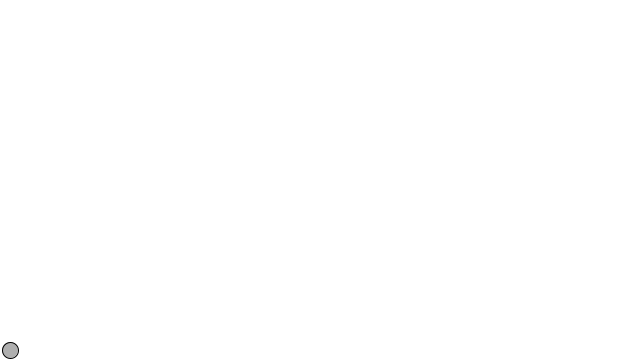
Frame 1 (no input)
Frame 60 (the mouse pressed at the canvas centre just before this capture): identical to frame 1, image omitted
Frame 120 (the mouse held since frame 60 and released just before this capture): identical to frame 1, image omitted

The Processing sketch that drew this single still picture (run headless with seeded random() and noise(); from frame 60 on, the mouse is pressed at the canvas centre):

// Processing sketch: ex_1_5_acceleration_simulation
// ── ex_1_5_acceleration_simulation.pde
Mover mover;
PVector force;

void setup() {
  size(640,360);
  force = new PVector(0,0);
  mover = new Mover(10, height - 10);
}

void draw() {
  background(255);
 
  if( !keyPressed ) {
    force.set(0,0);
  }
 
  mover.update();
  mover.checkEdges();
  mover.display();
}


class Mover {
 
  PVector location;
  PVector velocity;
  PVector acceleration;
  float topspeed;
  
  Mover(Integer startx, Integer starty) {
    location = new PVector(startx, starty);
    velocity = new PVector(0,0);
    acceleration = new PVector(0,0);
    topspeed = 10;
  }
 
  void update() {
    if( keyPressed ) {     
      if (key == CODED) {
        if (keyCode == UP) {
          acceleration.x = 0.03;
        } else if (keyCode == DOWN) {
          acceleration.x = -0.06;
        }
      }
    } else {
      acceleration.x = 0;
    }
    
    velocity.add(acceleration);
    velocity.limit(topspeed);
    if(velocity.x <= 0.0) { velocity.setMag(0); }
    location.add(velocity);
  }
 
  void display() {
    stroke(0);
    fill(175);
    ellipse(location.x,location.y,16,16);
  }
 
  void checkEdges() {
    if (location.x > width) {
      location.x = 0;
    } else if (location.x < 0) {
      location.x = width;
    }
 
    if (location.y > height) {
      location.y = 0;
    } else if (location.y < 0) {
      location.y = height;
    }
  }
}
